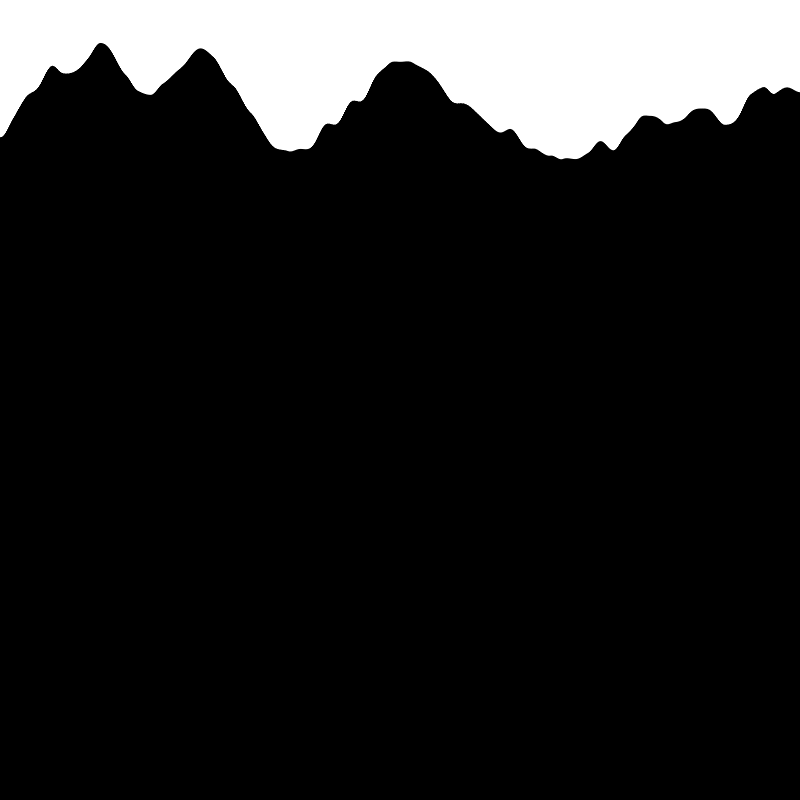
Frame 1 (no input)
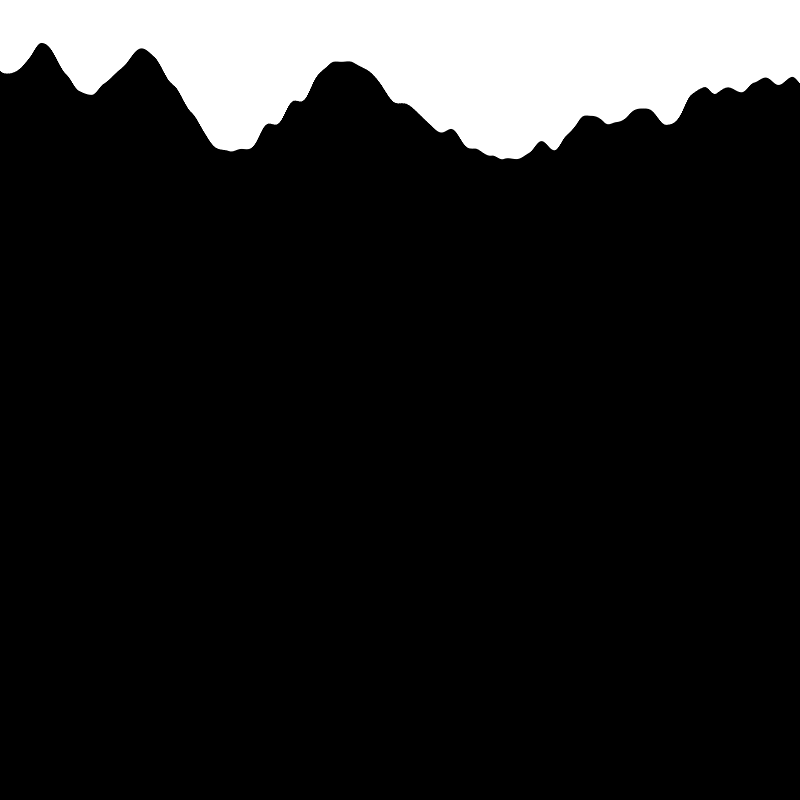
Frame 60 (the mouse pressed at the canvas centre just before this capture)
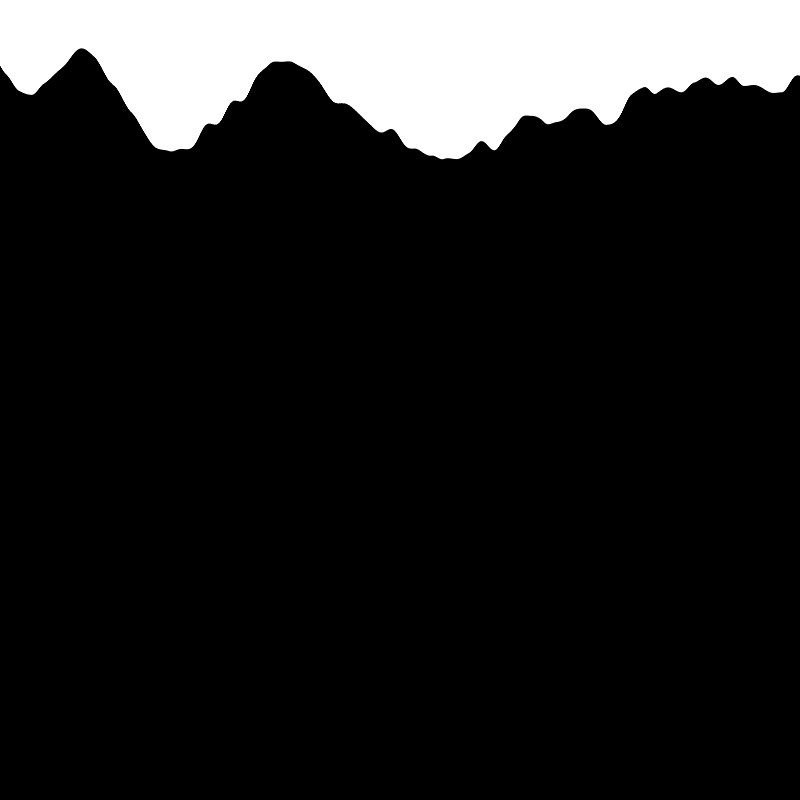
Frame 120 (the mouse held since frame 60 and released just before this capture)

The Processing sketch that drew these frames (run headless with seeded random() and noise(); from frame 60 on, the mouse is pressed at the canvas centre):

// Processing sketch: cours_23_noise
// ── cours_23_noise.pde
void setup(){
  size(800,800);
}

float x=0;

void draw(){
  background(0);

  fill(255);
  noStroke();
  noiseSeed(30);
  for(int i=0;i<width;i++){
    
    float val = noise(float(i)*0.01+x);
    rect(i,0,1,val*200);
    //println(val);
  }
  
  x+=0.01;
}
